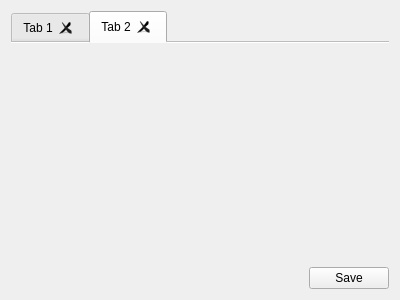
<?xml version="1.0" encoding="UTF-8"?>
<ui version="4.0">
 <class>TextEditor</class>
 <widget class="QWidget" name="TextEditor">
  <property name="geometry">
   <rect>
    <x>0</x>
    <y>0</y>
    <width>400</width>
    <height>300</height>
   </rect>
  </property>
  <property name="sizePolicy">
   <sizepolicy hsizetype="Expanding" vsizetype="Expanding">
    <horstretch>0</horstretch>
    <verstretch>0</verstretch>
   </sizepolicy>
  </property>
  <property name="windowTitle">
   <string>Form</string>
  </property>
  <layout class="QVBoxLayout" name="verticalLayout_2">
   <item>
    <layout class="QVBoxLayout" name="verticalLayout">
     <property name="sizeConstraint">
      <enum>QLayout::SizeConstraint::SetNoConstraint</enum>
     </property>
     <item>
      <widget class="QTabWidget" name="tabWidget">
       <property name="currentIndex">
        <number>1</number>
       </property>
       <property name="documentMode">
        <bool>true</bool>
       </property>
       <property name="tabsClosable">
        <bool>true</bool>
       </property>
       <property name="movable">
        <bool>true</bool>
       </property>
       <widget class="QWidget" name="tab">
        <attribute name="title">
         <string>Tab 1</string>
        </attribute>
       </widget>
       <widget class="QWidget" name="tab_2">
        <attribute name="title">
         <string>Tab 2</string>
        </attribute>
       </widget>
      </widget>
     </item>
     <item>
      <layout class="QHBoxLayout" name="horizontalLayout_3">
       <property name="sizeConstraint">
        <enum>QLayout::SizeConstraint::SetNoConstraint</enum>
       </property>
       <item>
        <spacer name="horizontalSpacer">
         <property name="orientation">
          <enum>Qt::Orientation::Horizontal</enum>
         </property>
         <property name="sizeHint" stdset="0">
          <size>
           <width>40</width>
           <height>20</height>
          </size>
         </property>
        </spacer>
       </item>
       <item>
        <widget class="QPushButton" name="saveButton">
         <property name="text">
          <string>Save</string>
         </property>
         <property name="iconSize">
          <size>
           <width>13</width>
           <height>13</height>
          </size>
         </property>
         <property name="flat">
          <bool>false</bool>
         </property>
        </widget>
       </item>
      </layout>
     </item>
    </layout>
   </item>
  </layout>
 </widget>
 <resources/>
 <connections/>
</ui>
